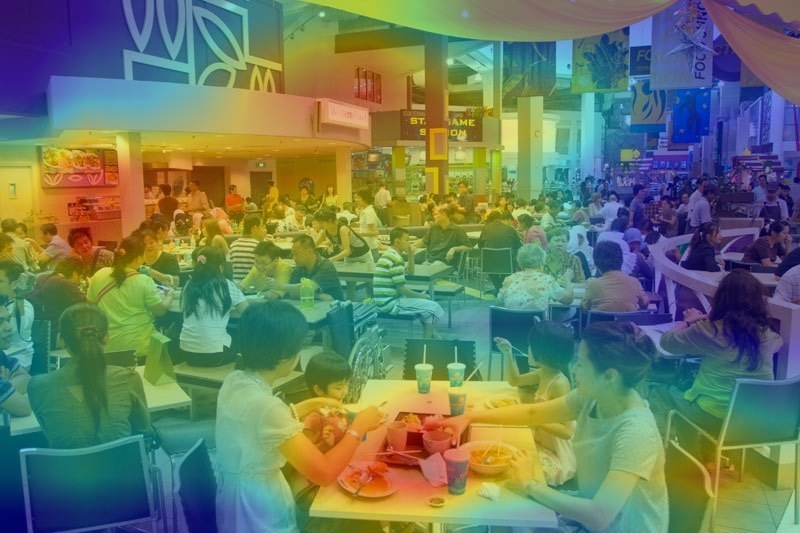
//> input picture place365/cam_example.jpg, 800 x 533 px
$ ./iqa-app ../place365/cam_example.jpg 3   (built with g++ and OpenCV 4)
//> lines starting //> are read from the running program, lines starting //| are printed output that depends on the picture
//> further down, a is the input picture: 533 rows x 800 cols, CV_8UC3; mean B, G, R 96.8, 122.8, 106.6
### IQA/CalcHistogram.h
#ifndef CalcHistogram_H
#define CalcHistogram_H

#include <iostream>
#include "opencv2/core/core.hpp"
#include "opencv2/imgproc/imgproc.hpp"
#include "opencv2/highgui/highgui.hpp"

using namespace std;
using namespace cv;


class Histogram1D
{
private:
	int histSize[1]; // 项的数量
	float hranges[2]; // 统计像素的最大值和最小值
	const float* ranges[1];
	int channels[1]; // 仅计算一个通道

public:
	// [50 lines left out: functions Histogram1D, getHistogram, getHistogramImage, not called in this run]

	void mat2GrayHist(Mat &image, int grayHist[64]);

};


class CalcHistogram
{
private:
	int histSize[3];         //直方图项的数量
	float hranges[2];        //h通道像素的最小和最大值
	float sranges[2];
	float vranges[2];
	const float *ranges[3];  //各通道的范围
	int channels[3];         //三个通道
	int dims;

public:
	CalcHistogram(int hbins = 4, int sbins = 4, int vbins = 4)
	{
		histSize[0] = hbins;
		histSize[1] = sbins;
		histSize[2] = vbins;
		hranges[0] = 0; hranges[1] = 256;
		sranges[0] = 0; sranges[1] = 256;
		vranges[0] = 0; vranges[1] = 256;
		ranges[0] = hranges;
		ranges[1] = sranges;
		ranges[2] = vranges;
		channels[0] = 0;
		channels[1] = 1;
		channels[2] = 2;
		dims = 3;
	}

	Mat getHistogram(const Mat &image);
	void getHistogramImage(const Mat &image);
	void mat2RGBHist(Mat &image, int hsvHist[64]);

};

float calcCosSimi(int h0[64], int h1[64]);

#endif // CalcHistogram_H

### IQA/IQA.h
#ifndef IQA_H
#define IQA_H

#include <iostream>
#include <opencv2/core/core.hpp>
#include <opencv2/highgui/highgui.hpp>
#include <opencv2/imgproc/imgproc.hpp>
#include <vector>
#include<algorithm>

#include "CalcHistogram.h"

using namespace cv;
using namespace std;

typedef struct GradInfo_s
{
	float _highMean, _highMean_top10p;
	float _lowMean, _lowMean_top33p;
	float _max, _max_low;
} GradInfo;

typedef struct GradInfo_c_s
{
	float _highMean_10p;
	float _mean;
	float _canny_rate;
} GradInfo_c;

typedef struct Block_8x8_Info_s
{
	Rect _r;
	int _grad_sum;
	float _ssim;
} BlockInfo;

typedef struct NBDiffInfo_s
{
	float _abssum;
	float _absmean;
	float _pix_mean;
	float _pix_sad;
	float _pix_sad_mean;
	float _grad_abssum;
	float _grad_absmean;
} NBDiffInfo;

typedef struct GradInfo2_s
{
	float _gi_h;
	float _gi_v;
} GradInfo2;

typedef struct HSVInfo_s
{
	int _hlo;
	int _hhi;
	int _slo;
	int _shi;
	int _vlo;
	int _vhi;
} HSVInfo;

class CIqa
{
public:
	float calcMos(Mat &img, int bHaveBI);
	// [16 lines left out: function calcIqa, not called in this run]

	void printIqa(Mat &img);
	void printNRSS(Mat &img);
	void printGradIndex(Mat &img);
	void calcGradInfo2(Mat &g, GradInfo2 *pInfo);
	void printBlockingIndex(Mat &img);
	void printHSVBlurIndex(Mat &img);

	int calcNotZeroCount(Mat &img);
	float calcGradMean(Mat &grad, Mat &otsu, int bHigh);
	void calcGradInfo(GradInfo *pInfo, Mat &grad, Mat &otsu);
	void calcGradInfo_canny(GradInfo_c *pInfo, Mat &grad, Mat &canny_edge);

	float calcReBlurScore(Mat &g);
	float calcGrayGI(Mat &g);

	float calc_fix_index(Mat &g);

private:
	int _noise_thres = 30;
private:
	void mat_merge_bymax(Mat &m0, Mat &m1, Mat &dst);
	void mat_merge_by_sqr(Mat &m0, Mat &m1, Mat &dst);
	float mat_mean_ssd(Mat &m);
	float mat_mean_sad(Mat &m);

	int blocking_count_8x8(Mat &g, Mat &dbg, int x, int y);

	int64 calc_mat_edge_sharp_sum(Mat &g, Mat &edge);
	float calc_mat_edge_sharp_sum2(Mat &g, Mat &blur_g, Mat &edge);
	uchar calc_nb_absdiff(Mat &g, int i, int j);
	void get_grad(Mat &g, Mat &grad);
	void calc_nb_diff_h(Mat &g, Mat &nb_diff);
	void calc_nb_diff_v(Mat &g, Mat &nb_diff);
	void stat_nb_diff(vector<NBDiffInfo> &vInfo, Mat &g, Mat &nb_diff_1p, Mat &nb_diff_2p, int bHer);
	void stat_nb_diff_h(vector<NBDiffInfo> &vInfo, Mat &g, Mat &nb_diff_1p, Mat &nb_diff_2p);
	void stat_nb_diff_v(vector<NBDiffInfo> &vInfo, Mat &g, Mat &nb_diff_1p, Mat &nb_diff_2p);
	void calc_hsvinfo(Mat &img, HSVInfo *info);

	double ssim(Mat &i1, Mat & i2);

	uchar u8max(uchar a, uchar b){
		if (a > b)
			return a;
		else
			return b;
	}

	// [134 lines left out: functions fclip, fmax, sabs, getDiff_h, getDiff_v, calcZC_meanvalue_h and 2 more, not called in this run]
};

#endif // IQA_H

### IQA/version.h
#ifndef VERSION_H
#define VERSION_H

#define VERSION "v0.04"

#endif // VERSION_H

### IQA/IQA.cpp
#include <iostream>
#include <opencv2/core/core.hpp>
#include <opencv2/highgui/highgui.hpp>
#include <opencv2/imgproc/imgproc.hpp>
#include <vector>
#include<algorithm>

#include "IQA.h"

using namespace cv;
using namespace std;

static CalcHistogram g_hHist;

#define Labs(x) ((x)>0 ? (x) : -(x))

void CIqa::mat_merge_bymax(Mat &m0, Mat &m1, Mat &dst)
{
	dst = Mat(m0.size(), m0.type());

	for (int i = 0; i < dst.rows; i++)
	{
		for (int j = 0; j < dst.cols; j++)
		{
			dst.at<uchar>(i, j) = u8max(m0.at<uchar>(i, j), m1.at<uchar>(i, j));
		}
	}
}

// [14 lines left out: function mat_merge_by_sqr, not called in this run]

float CIqa::mat_mean_ssd(Mat &m)
{
	int i, j;
	int nSum = 0;
	for (i = 0; i < m.rows; i++)
		for (j = 0; j < m.cols; j++)
			nSum += m.at<uchar>(i, j);
	float fMean, fSumSSD = 0;
	fMean = float(nSum) / (m.rows*m.cols);
	for (i = 0; i < m.rows; i++)
		for (j = 0; j < m.cols; j++)
			fSumSSD += (fMean - m.at<uchar>(i, j)) * (fMean - m.at<uchar>(i, j));
	return fSumSSD;
}

// [10 lines left out: function mat_mean_sad, not called in this run]

int CIqa::blocking_count_8x8(Mat &g, Mat &dbg, int x, int y)
{
	int count = 0;

	// 边上的一律不是
	if (x == 0 || y == 0 || x >= g.cols - 8 || y >= g.rows - 8)
		return count;

	// 计算内部 sad
	float inner_sad;
	Mat img_mean, dst;
	img_mean = Mat(8, 8, g.type(), mean(g(Rect(x, y, 8, 8))));
	absdiff(g(Rect(x, y, 8, 8)), img_mean, dst);
	inner_sad = cv::sum(dst)[0];

	if (inner_sad > 64 * 2)
		return count;

	// edge sad
	Mat g_tmp;
	vector<float> vEdgeSad, vEdgeSad_inner, vSsd_nb_mean;
	float edge_sad;
	absdiff(g(Rect(x, y - 1, 8, 1)), g(Rect(x, y, 8, 1)), dst);
	edge_sad = cv::sum(dst)[0];
	vEdgeSad.push_back(edge_sad);
	g_tmp = g(Rect(x, y - 1, 8, 1));
	vSsd_nb_mean.push_back(mat_mean_ssd(g_tmp));
	absdiff(g(Rect(x, y + 7, 8, 1)), g(Rect(x, y+8, 8, 1)), dst);
	edge_sad = cv::sum(dst)[0];
	vEdgeSad.push_back(edge_sad);
	g_tmp = g(Rect(x, y + 8, 8, 1));
	vSsd_nb_mean.push_back(mat_mean_ssd(g_tmp));

	absdiff(g(Rect(x - 1, y, 1, 8)), g(Rect(x, y, 1, 8)), dst);
	edge_sad = cv::sum(dst)[0];
	vEdgeSad.push_back(edge_sad);
	g_tmp = g(Rect(x - 1, y, 1, 8));
	vSsd_nb_mean.push_back(mat_mean_ssd(g_tmp));

	absdiff(g(Rect(x + 7, y, 1, 8)), g(Rect(x + 8, y, 1, 8)), dst);
	edge_sad = cv::sum(dst)[0];
	vEdgeSad.push_back(edge_sad);
	g_tmp = g(Rect(x + 8, y, 1, 8));
	vSsd_nb_mean.push_back(mat_mean_ssd(g_tmp));

	// 内部边界的 sad
	absdiff(g(Rect(x, y + 1, 8, 1)), g(Rect(x, y, 8, 1)), dst);
	edge_sad = cv::sum(dst)[0];
	vEdgeSad_inner.push_back(edge_sad);
	absdiff(g(Rect(x, y + 7, 8, 1)), g(Rect(x, y + 6, 8, 1)), dst);
	edge_sad = cv::sum(dst)[0];
	vEdgeSad_inner.push_back(edge_sad);
	absdiff(g(Rect(x + 1, y, 1, 8)), g(Rect(x, y, 1, 8)), dst);
	edge_sad = cv::sum(dst)[0];
	vEdgeSad_inner.push_back(edge_sad);
	absdiff(g(Rect(x + 7, y, 1, 8)), g(Rect(x + 6, y, 1, 8)), dst);
	edge_sad = cv::sum(dst)[0];
	vEdgeSad_inner.push_back(edge_sad);

	for (int i = 0; i < 4; i++)
	{
		if (vEdgeSad[i] - vEdgeSad_inner[i]> 28 && vSsd_nb_mean[i]<50*50)
			count++;
	}
	if (count < 2)
	{
		count = 0;
		//dbg(Rect(x, y, 8, 8)) = 0;
	}
	else
		count = 1;

	return count;
}

int CIqa::calcNotZeroCount(Mat &img)
{
	int count = 0;
	for (int i = 0; i < img.rows; i++)
	{
		for (int j = 0; j < img.cols; j++)
		{
			if (img.at<uchar>(i, j) != 0)
				count++;
		}
	}
	return count;
}

// [226 lines left out: functions calcGradMean, comp_byvalue, calcGradInfo, calcGradInfo_canny, calc_nb_absdiff, calc_mat_edge_sharp_sum2 and 2 more, not called in this run]

void CIqa::get_grad(Mat &g, Mat &grad)
{
	Mat grad_x, grad_y;
	Mat abs_grad_x, abs_grad_y;

	//Scharr(g, grad_x, CV_16S, 1, 0, 1, 0, BORDER_DEFAULT);
	Sobel(g, grad_x, CV_16S, 1, 0, 3, 1, 0, BORDER_DEFAULT);
	convertScaleAbs(grad_x, abs_grad_x);
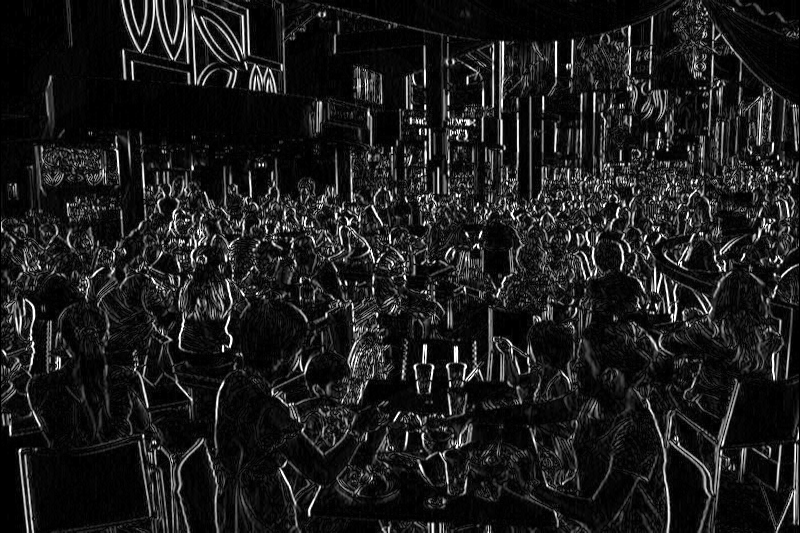
//> abs_grad_x: 533 rows x 800 cols, CV_8UC1; min 0, max 255, mean 28.6
	//Scharr(g, grad_y, CV_16S, 0, 1, 1, 0, BORDER_DEFAULT);
	Sobel(g, grad_y, CV_16S, 0, 1, 3, 1, 0, BORDER_DEFAULT);
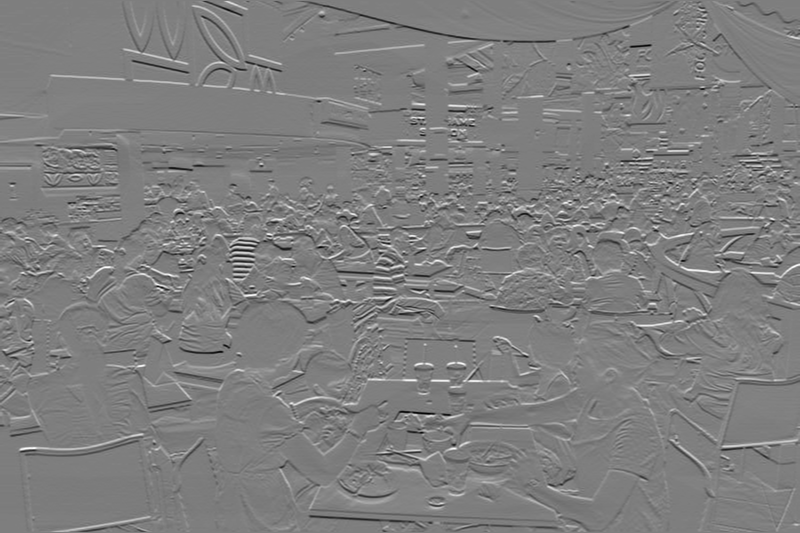
//> grad_y: 533 rows x 800 cols, CV_16SC1; min -434, max 438, mean -0.2; drawn with min black and max white
	convertScaleAbs(grad_y, abs_grad_y);
	//addWeighted(abs_grad_x, 0.5, abs_grad_y, 0.5, 0, grad);
	mat_merge_bymax(abs_grad_x, abs_grad_y, grad);
//> after the loop in mat_merge_bymax, `for (int i = 0; i < dst.rows; i++)`:
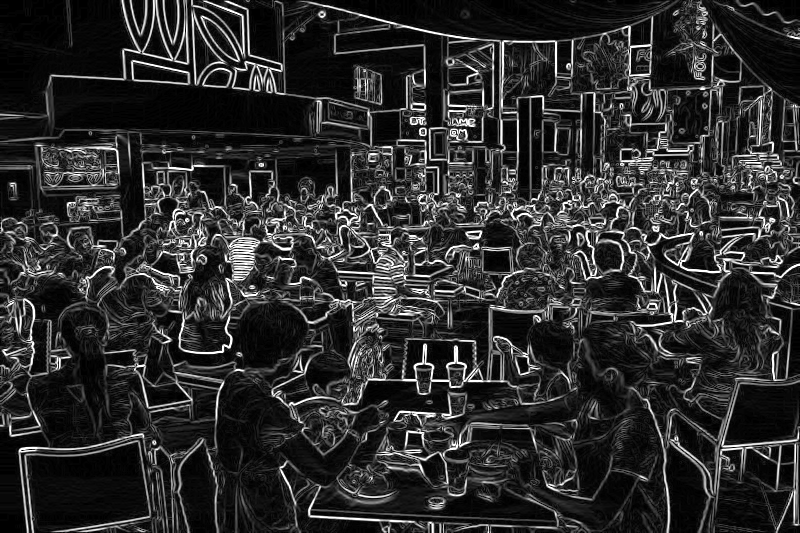
//> dst: 533 rows x 800 cols, CV_8UC1; min 0, max 255, mean 45.4
}

void CIqa::calc_nb_diff_h(Mat &g, Mat &nb_diff)
{
	int d = CV_16S;
	Mat g_16s;
	g.convertTo(g_16s, d);

	nb_diff = Mat(Size(g.cols-1, g.rows), CV_16SC1);

	nb_diff = g_16s(Rect(1, 0, g_16s.cols - 1, g_16s.rows)) - g_16s(Rect(0, 0, g_16s.cols - 1, g_16s.rows));
}

void CIqa::calc_nb_diff_v(Mat &g, Mat &nb_diff)
{
	int d = CV_16S;
	Mat g_16s;
	g.convertTo(g_16s, d);

	nb_diff = Mat(Size(g.cols, g.rows-1), CV_16SC1);

	nb_diff = g_16s(Rect(0, 1, g_16s.cols, g_16s.rows - 1)) - g_16s(Rect(0, 0, g_16s.cols, g_16s.rows - 1));
}

void CIqa::stat_nb_diff_h(vector<NBDiffInfo> &vInfo, Mat &g, Mat &nb_diff_1p, Mat &nb_diff_2p)
{
	int i;
	for (i = 0; i < nb_diff_2p.rows; i++)
	{
		NBDiffInfo info;
		info._abssum = sum(cv::abs(nb_diff_2p(Rect(0, i, nb_diff_2p.cols, 1))))[0];
		info._absmean = info._abssum / nb_diff_2p.cols;

		info._grad_abssum = sum(cv::abs(nb_diff_1p(Rect(0, i, nb_diff_1p.cols, 1))))[0];
		info._grad_absmean = info._grad_abssum / nb_diff_1p.cols;

		int pix_sum = 0;
		pix_sum = sum(g(Rect(0, i, g.cols, 1)))[0];
		info._pix_mean = double(pix_sum) / g.cols;

		Mat img_mean = Mat(Size(g.cols, 1), g.type());;
		img_mean = info._pix_mean + 0.5;
		Mat dst;
		absdiff(g(Rect(0, i, g.cols, 1)), img_mean, dst);
		info._pix_sad = sum(dst)[0];
		info._pix_sad_mean = info._pix_sad / g.cols;

		vInfo.push_back(info);
	}
}

void CIqa::stat_nb_diff_v(vector<NBDiffInfo> &vInfo, Mat &g, Mat &nb_diff_1p, Mat &nb_diff_2p)
{
	int i;
	for (i = 0; i < nb_diff_2p.cols; i++)
	{
		NBDiffInfo info;
		info._abssum = sum(cv::abs(nb_diff_2p(Rect(i, 0, 1, nb_diff_2p.rows))))[0];
		info._absmean = info._abssum / nb_diff_2p.rows;

		info._grad_abssum = sum(cv::abs(nb_diff_1p(Rect(i, 0, 1, nb_diff_1p.rows))))[0];
		info._grad_absmean = info._grad_abssum / nb_diff_1p.rows;

		int pix_sum = 0;
		pix_sum = sum(g(Rect(i, 0, 1, g.rows)))[0];
		info._pix_mean = double(pix_sum) / g.rows;

		Mat img_mean = Mat(Size(1, g.rows), g.type());;
		img_mean = info._pix_mean + 0.5;
		Mat dst;
		absdiff(g(Rect(i, 0, 1, g.rows)), img_mean, dst);
		info._pix_sad = sum(dst)[0];
		info._pix_sad_mean = info._pix_sad / g.rows;

		vInfo.push_back(info);
	}
}

void CIqa::stat_nb_diff(vector<NBDiffInfo> &vInfo, Mat &g, Mat &nb_diff_1p, Mat &nb_diff_2p, int bHer)
{
	if (bHer == 0)
		stat_nb_diff_v(vInfo, g, nb_diff_1p, nb_diff_2p);
	else
		stat_nb_diff_h(vInfo, g, nb_diff_1p, nb_diff_2p);
}

// [185 lines left out: functions calc_hsvinfo, ssim, printIqa, comp_by_sum, printNRSS, not called in this run]

void CIqa::calcGradInfo2(Mat &g, GradInfo2 *pInfo)
{
	Mat diff_1p_h, diff_1p_v, diff_2p_h, diff_2p_v;

	calc_nb_diff_h(g, diff_1p_h);
	calc_nb_diff_v(g, diff_1p_v);
	calc_nb_diff_h(diff_1p_h, diff_2p_h);
	calc_nb_diff_v(diff_1p_v, diff_2p_v);

	vector<NBDiffInfo> vNBInfo_h, vNBInfo_v;
	stat_nb_diff(vNBInfo_h, g, diff_1p_h, diff_2p_h, 1);
	stat_nb_diff(vNBInfo_v, g, diff_1p_v, diff_2p_v, 0);

	double pix_sum_h = 0, grad_sum_h = 0, grad_2p_sum_h = 0;
	for (int i = 0; i < vNBInfo_h.size(); i++)
	{
		pix_sum_h += vNBInfo_h[i]._pix_sad_mean;
		grad_sum_h += vNBInfo_h[i]._grad_absmean;
		grad_2p_sum_h += vNBInfo_h[i]._absmean;
	}
	double pix_sum_v = 0, grad_sum_v = 0, grad_2p_sum_v = 0;
	for (int i = 0; i < vNBInfo_v.size(); i++)
	{
		pix_sum_v += vNBInfo_v[i]._pix_sad_mean;
		grad_sum_v += vNBInfo_v[i]._grad_absmean;
		grad_2p_sum_v += vNBInfo_v[i]._absmean;
	}

	pInfo->_gi_h = (grad_2p_sum_h) / (vNBInfo_h.size());
	pInfo->_gi_v = (grad_2p_sum_v) / (vNBInfo_v.size());
	// [5 lines of commented-out code are left out]
}

float CIqa::calcGrayGI(Mat &g)
{
	GradInfo2 info;
	calcGradInfo2(g, &info);

	Mat b;
	blur(g, b, Size(3, 3));
	GradInfo2 info_b;
	calcGradInfo2(b, &info_b);

	float score_gi;
	float score_h, score_v;
	if (info._gi_h == 0)
		score_h = 1;
	else
		score_h = info_b._gi_h / info._gi_h;
	if (info._gi_v == 0)
		score_v = 1;
	else
		score_v = info_b._gi_v / info._gi_v;
	score_gi = 1 - (score_h < score_v ? score_h : score_v);

	return score_gi;
}

float CIqa::calc_fix_index(Mat &g)
{
	float fi = 1.0;
	Mat grad;
	//Canny(g, edge, 5, 30);
	get_grad(g, grad);
	threshold(grad, grad, 10, 255, THRESH_OTSU);
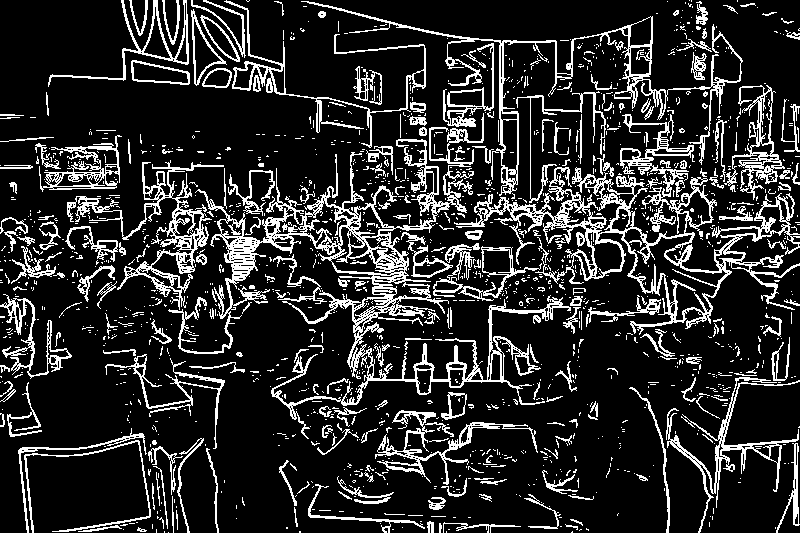
//> grad: 533 rows x 800 cols, CV_8UC1; 16.9% white in thin lines or dots
	//imshow("grad", grad);
	//waitKey();

	float mean_g =  mean(g)[0];
//> mean_g = 115
	float edge_rate = float(calcNotZeroCount(grad)) / (g.cols*g.rows);
//> the loop in calcNotZeroCount, `for (int i = 0; i < img.rows; i++)` made 533 passes
//> count on passes 1 to 3: 36, 94, 151
//> after the loop in calcNotZeroCount, `for (int i = 0; i < img.rows; i++)`: count = 72089
//> edge_rate = 0.169
	//cout << mat_mean_sad(g) / (g.cols*g.rows) << endl;
	//cout << mean_g << " " << edge_rate << endl;
	if (mean_g < 100.0)
		fi = (mean_g+50) / 150;
	if (mean_g<80 && edge_rate > 0.24)
		fi = fi*0.67;

	return fi;
}

// [80 lines left out: functions printGradIndex, printBlockingIndex, printHSVBlurIndex, not called in this run]

float CIqa::calcMos(Mat &img, int bHaveBI)
{
	// 先计算 blur gi
	Mat g_dbg;
	Mat g, diff_1p_h, diff_1p_v, diff_2p_h, diff_2p_v;
	cvtColor(img, g, CV_BGR2GRAY);
	if (g.rows >= 720 && g.cols>200)
		g(Rect(g.cols - 180, 0, 180, 70)) = mean(g(Rect(g.cols - 180, 0, 180, 70)));

	float fi;
	fi = calc_fix_index(g);
//> fi = 1

	float score_gi, score_gi_d8, score_bi;
	score_gi = calcGrayGI(g);
//> the loop in stat_nb_diff_h, `for (i = 0; i < nb_diff_2p.rows; i++)` made 533 passes
//> (info._abssum, info._absmean, info._grad_abssum, info._grad_absmean, pix_sum, info._pix_mean, info._pix_sad, info._pix_sad_mean) on passes 1 to 3: (2202, 2.76, 1893, 2.37, 87601, 109.5, 26325, 32.91), (2100, 2.63, 1801, 2.25, 87231, 109, 25963, 32.45), (2062, 2.58, 1807, 2.26, 86788, 108.5, 25848, 32.31)
//> after the loop in stat_nb_diff_h, `for (i = 0; i < nb_diff_2p.rows; i++)`: vInfo = 533 items
//> the loop in stat_nb_diff_v, `for (i = 0; i < nb_diff_2p.cols; i++)` made 800 passes
//> (info._abssum, info._absmean, info._grad_abssum, info._grad_absmean, pix_sum, info._pix_mean, info._pix_sad, info._pix_sad_mean) on passes 1 to 3: (2166, 4.08, 1829, 3.44, 47397, 88.92, 21140, 39.66), (2066, 3.89, 1807, 3.4, 47574, 89.26, 21230, 39.83), (1920, 3.62, 1713, 3.22, 47751, 89.59, 21333, 40.02)
	//cout << "gi : " << score_gi << endl;

	Mat g_d8;
	resize(g, g_d8, Size(g.cols / 8, g.rows / 8));
	score_gi_d8 = calcGrayGI(g_d8);
//> in calcGrayGI (call 2), `blur(g, b, Size(3, 3));`:
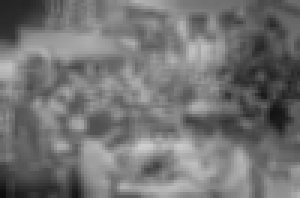
//> b: 66 rows x 100 cols, CV_8UC1 (shown 3 times larger); min 14, max 206, mean 114.9
//> in calc_nb_diff_h (call 8), `nb_diff = g_16s(Rect(1, 0, g_16s.cols - 1, g_16s.rows)) - g_16s(Rect(0..`:
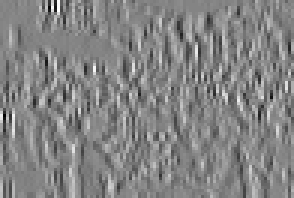
//> nb_diff: 66 rows x 98 cols, CV_16SC1 (shown 3 times larger); min -43, max 40, mean 0; drawn with min black and max white
//> in calc_nb_diff_v (call 8), `nb_diff = g_16s(Rect(0, 1, g_16s.cols, g_16s.rows - 1)) - g_16s(Rect(0..`:
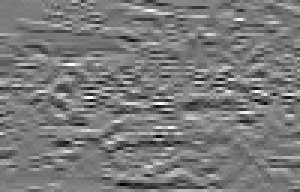
//> nb_diff: 64 rows x 100 cols, CV_16SC1 (shown 3 times larger); min -38, max 41, mean 0; drawn with min black and max white
	//cout << score_gi_d8 << " " << score_gi << endl;
	if (score_gi_d8 < score_gi) // 有噪声
	{
		blur(g, g, Size(5, 5));
		score_gi = calcGrayGI(g)*0.5;
	}
	score_gi *= fi;

	//cout << "gi : " << score_gi << endl;

	int i, j, count = 0;
	//if (bHaveBI != 0)
	{
		//g_dbg = g.clone();
		for (i = 0; i < img.rows; i += 8)
		{
			for (j = 0; j < img.cols; j += 8)
			{
				int block_count;
				block_count = blocking_count_8x8(g, g_dbg, j, i);
				count += block_count;
			}
		}
		score_bi = 1 - 9 * float(count - 2) / ((img.rows - 8)*(img.cols - 8) / 64 + 1);
		score_bi = 0.2 + score_bi*0.8;
		//cout << count << "," << score_bi << ",";
		//imshow("dbg", g_dbg);
		//waitKey();
	}
	//else
	//	score_bi = 0;
	//cout << score_bi << " " << score_gi  << endl;
	float mos = score_gi * score_bi;

	return mos;
}

### IQA/iqa-app.cpp
#include "version.h"
#include "IQA.h"


CIqa g_iqa;

int main(int argc, char *argv[])
{
	if (argc != 2 && argc!=3)
	{
		cout << "err: no argv[1]";
		return -1;
	}
	string str(argv[1]);
	Mat a;
	float mos;
	a = imread(str);
	if (a.empty())
	{
		cout << "err: input file not exist";
		return -2;
	}

	int bHaveBI = 1;
	if (argc == 3)
		bHaveBI = atoi(argv[2]);
	//cout << str << ",";
	cout << g_iqa.calcMos(a, bHaveBI);
//| 0.606668
	// [8 lines of commented-out code are left out]

	return 0;
}
